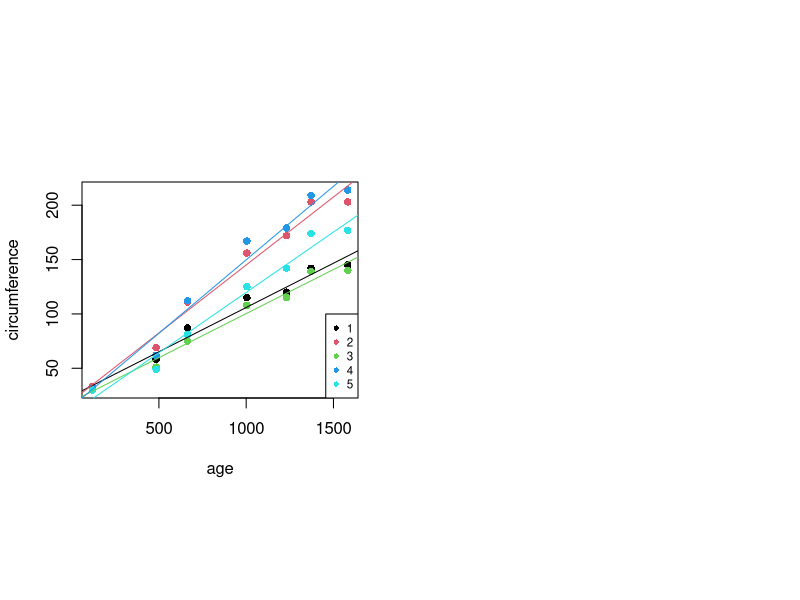
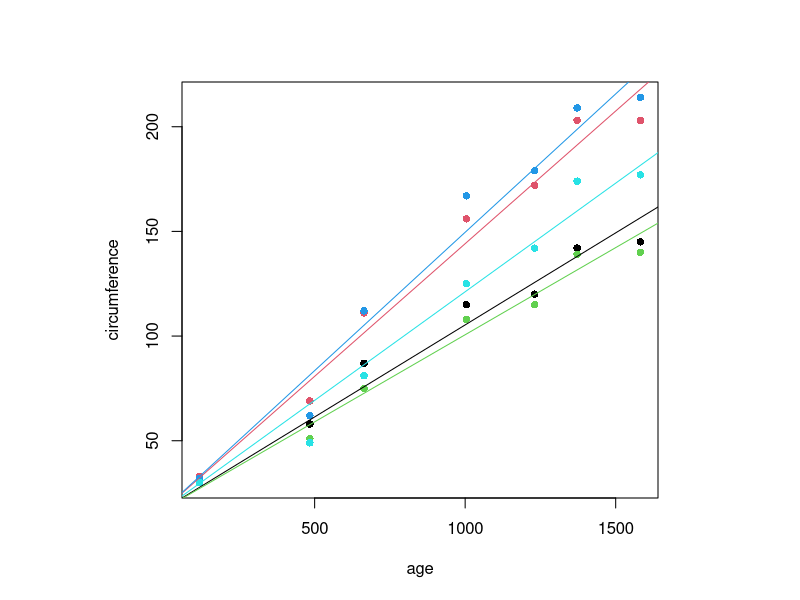
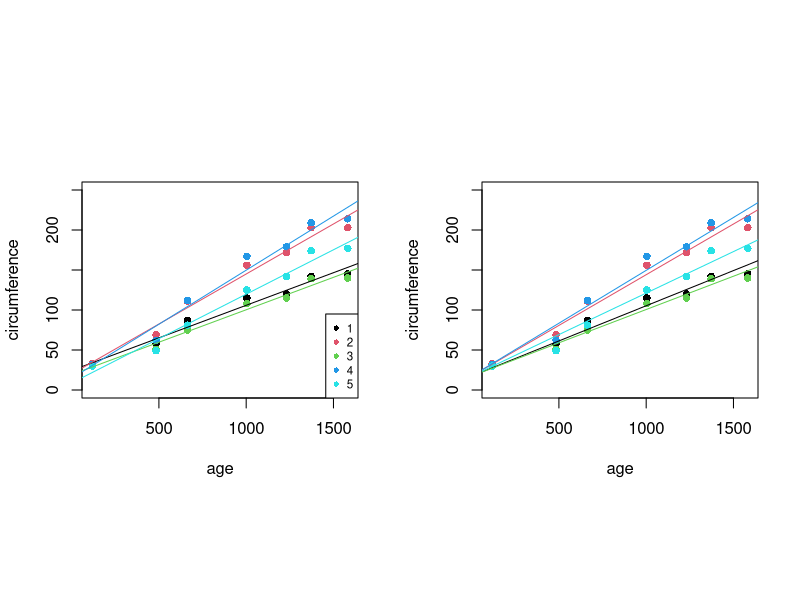
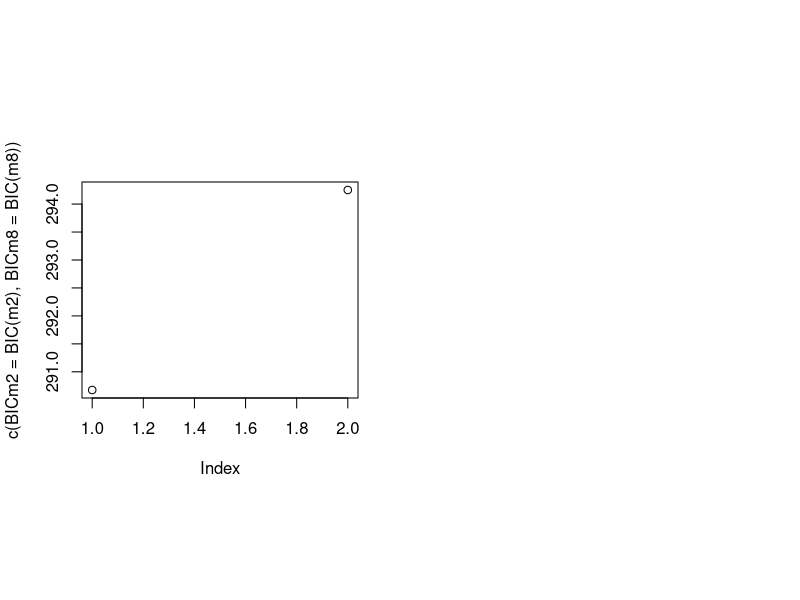

R code for these plots, in order:
## ---- chunk 1
knitr::opts_chunk$set(collapse=TRUE, comment = "#>", fig.width=9, fig.height=6, eval=TRUE, echo=TRUE, results="verbatim", warning=FALSE)
## ---- chunk 2
d = datasets::Orange
d$Tree = factor(d$Tree, levels=unique(d$Tree), order=FALSE)
head(d)
dim(d)
## ---- chunk 3
m2 = lm(circumference~age*Tree, d)
## ---- chunk 4
m2 = lm(circumference~age*Tree, d)
summary(m2)
layout(matrix(1:2, 1, byrow=TRUE), respect=TRUE)
plot(circumference~age, d, pch=16, col=d$Tree)
abline(a=m2$coef[1]             , b=m2$coef[2]              , col=1)
n = length(levels(d$Tree))
for (i in 2:n) {
  abline(a=m2$coef[1] + m2$coef[i+1], b=m2$coef[2] + m2$coef[n+i] , col=i)
}
legend("bottomright", cex=.7, levels(d$Tree), col=1:length(levels(d$Tree)), pch=16)
## ---- chunk 5
m8 = lme4::lmer(circumference ~ age + (0+age | Tree), data = d)
## ---- chunk 6
layout(1, respect=TRUE)
m8 = lme4::lmer(circumference ~ age + (0+age | Tree), data = d)
summary(m8)
coef(m8)
plot(circumference~age, d, pch=16, col=d$Tree)
abline(a=coef(m8)$Tree[1,1], b=coef(m8)$Tree[1,2], col=1)
abline(a=coef(m8)$Tree[2,1], b=coef(m8)$Tree[2,2], col=2)
abline(a=coef(m8)$Tree[3,1], b=coef(m8)$Tree[3,2], col=3)
abline(a=coef(m8)$Tree[4,1], b=coef(m8)$Tree[4,2], col=4)
abline(a=coef(m8)$Tree[5,1], b=coef(m8)$Tree[5,2], col=5)
## ---- chunk 7
layout(matrix(1:2, 1, byrow=TRUE), respect=TRUE)
plot(circumference~age, d, pch=16, col=d$Tree, ylim=c(0,250))
abline(a=m2$coef[1]             , b=m2$coef[2]              , col=1)
n = length(levels(d$Tree))
for (i in 2:n) {
  abline(a=m2$coef[1] + m2$coef[i+1], b=m2$coef[2] + m2$coef[n+i] , col=i)
}
legend("bottomright", cex=.7, levels(d$Tree), col=1:length(levels(d$Tree)), pch=16)

plot(circumference~age, d, pch=16, col=d$Tree, ylim=c(0,250))
abline(a=coef(m8)$Tree[1,1], b=coef(m8)$Tree[1,2], col=1)
abline(a=coef(m8)$Tree[2,1], b=coef(m8)$Tree[2,2], col=2)
abline(a=coef(m8)$Tree[3,1], b=coef(m8)$Tree[3,2], col=3)
abline(a=coef(m8)$Tree[4,1], b=coef(m8)$Tree[4,2], col=4)
abline(a=coef(m8)$Tree[5,1], b=coef(m8)$Tree[5,2], col=5)
## ---- chunk 8
plot(c(
  BICm2=BIC(m2),
  BICm8=BIC(m8)
))
## ---- chunk 9
BIC(m2)
BIC(m8)
## ---- chunk 10
sessionInfo()
